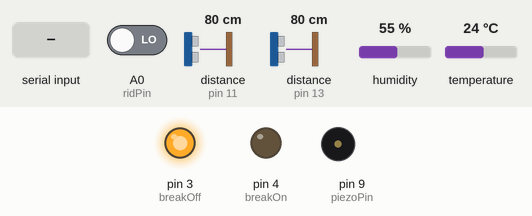
This sketch was run on a simulated Arduino Uno, built with avr-gcc and run on an emulated ATmega328P. Shown: output pins drawn as LEDs (lit = HIGH), buzzer (waves = sounding). Wiring (inferred from the names in the program): 2 × ultrasonic range finder: trigger pin 10, echo pin 11 / trigger pin 12, echo pin 13. The inputs (shaded band) are chosen by the test bench; at power-on: distance to the obstacle (sensors on pin 11, pin 13) 80 cm, A0 (ridPin) LOW, humidity 55 %, temperature 24 °C. The echo pulse lasts 58.3 µs per cm; pins used as bus, display or sensor lines are not drawn; what the sketch prints to the serial monitor is not drawn.

Above: at 1.2 s.
1.3 s: distance to the obstacle (sensor on pin 11) set to 2 cm
At 1.8 s:
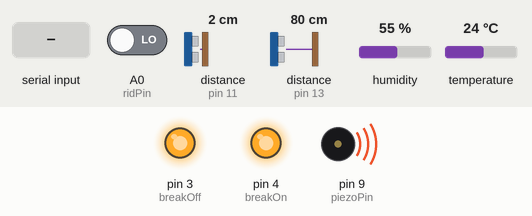
4.8 s: "breakOff" received over the second serial link
At 10.79 s:
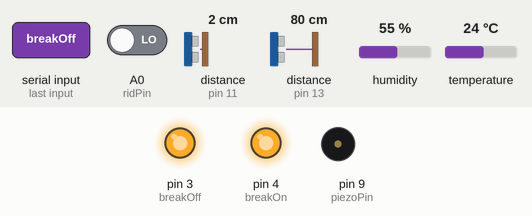
11.8 s: "breakOn" received over the second serial link
15.3 s: distance to the obstacle (sensor on pin 11) set to 48 cm
18.8 s: distance to the obstacle (sensor on pin 11) set to 55 cm
At 19.3 s:
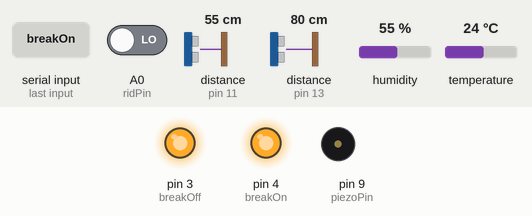
Timing chart, 0 to 21.3 s (numbered marks = the images above; inputs shaded):
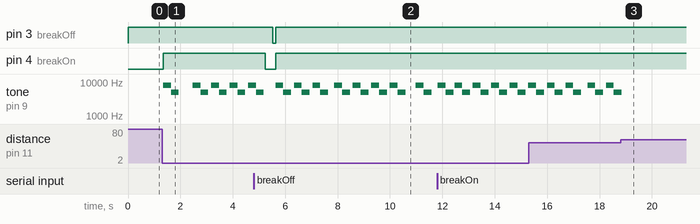

Measured:
- after the input at 1.3 s, pin 4 (breakOn): LOW → HIGH at once; tone on pin 9 (piezoPin): plays 7902 Hz for 0.30 s, 5000 Hz for 0.30 s, 7902 Hz for 0.30 s, 5000 Hz for 0.30 s, 7902 Hz for 0.30 s, 5000 Hz for 0.30 s … (9 notes in this stretch), starting at once
- after the input at 4.8 s, pin 3 (breakOff): HIGH → LOW after 0.73 s, → HIGH 0.10 s later; pin 4 (breakOn): HIGH → LOW after 0.43 s, → HIGH 0.40 s later
- after the input at 18.8 s, tone on pin 9 (piezoPin): goes on until 18.9 s, then stays silent

The sketch:

UMOCHA.ino
```cpp
#include <SoftwareSerial.h>
#define lTrigPin 10
#define lEchoPin 11
#define rTrigPin 12
#define rEchoPin 13
#define piezoPin 9
#define blueTx 6
#define blueRx 5
#define ridPin A0
#define radius 6.5
#define breakOn 4
#define breakOff 3
#include <DHT.h>
#define DHTTYPE DHT11
DHT dht(8,DHTTYPE);
String data = "";
float circle = (2 * radius * 3.14) / 100;
float umSpeed = 0;
float dTime = 0;
float sTime = 0;
float eTime = 0;
boolean temp = 0;
int count = 0;
int timerCH = 0;
int timerTE = 0;
int timerSP = 0;
int lrswitch = 0;


SoftwareSerial mySerial(blueTx, blueRx);  //시리얼 통신을 위한 객체선언

void setup()
{
  pinMode(lTrigPin, OUTPUT);
  pinMode(lEchoPin, INPUT);
  pinMode(rTrigPin, OUTPUT);
  pinMode(rEchoPin, INPUT);
  pinMode(piezoPin, OUTPUT);
  pinMode(ridPin, INPUT);
  pinMode(breakOn, OUTPUT);
  pinMode(breakOff, OUTPUT);
  Serial.begin (9600);
  mySerial.begin(9600); //블루투스 시리얼
  dht.begin();
}
void loop()
{
  digitalWrite(3, 1);
  getSpeed();
  choempa(lTrigPin,lEchoPin, "left");
  choempa(rTrigPin,rEchoPin, "right");
  if(timerTE > 1000) {
  getHumidity();
  timerTE = 0;
  }
  getData();
  timerCH += 100;
  timerTE += 100;
  timerSP += 100;
  delay(100);

}

void getSpeed() {

  boolean check = digitalRead(ridPin);
    if(check == 1 && temp == 0) {
      sTime = millis();
      temp = 1;
      Serial.println("시작");
    }

    else if(check == 0 && temp == 1 && count > 5) {
      eTime = millis();

      dTime = (eTime - sTime) / 1000;
      umSpeed = (circle / dTime) * 3.6 *1000;
      temp = 0;
      count = 0;
      if(umSpeed > 10) {
        startBreak();
      }
      Serial.println("종료");
      Serial.println(umSpeed);
      if(timerSP > 1000) {
        timerSP = 0;
        delay(1000);
        mySerial.print("speed");
        delay(60);
        mySerial.println(umSpeed);
        delay(60);
      }

    }

    if(check == 1) {
      count++;
    }

}

void getData() {
  while(mySerial.available()) {
    char c = mySerial.read();
    data += c;
    delay(5);
  }
 if(!data.equals("")){
  Serial.println(data);

   if(data.equals("breakOn")) {  //브레이크 잡기
      Serial.println("브레이크잡힘");
      startBreak();
   } else if(data.equals("breakOff")) { //브레이크 해제
    Serial.println("브레이크풀림");
      endBreak();
   }
 }
 data = "";
}

void choempa(int trig,int echo, String s){
  long duration, cm;
  digitalWrite(trig, HIGH);
  delayMicroseconds(10); //10의 -6승초
  digitalWrite(trig, LOW);

  duration = pulseIn(echo, HIGH); //장애물까지의 시간
  cm = microsecondsToCentimeters(duration);
  if(lrswitch == 0) {
    if(s.equals("right")) {
      if(timerCH > 500) {
      timerCH = 0;
      mySerial.print("left");
      delay(60);
      mySerial.println(cm);
      delay(60);
      lrswitch = 1;
      }
    }
  } else {
    if(s.equals("left")) {
      if(timerCH > 500) {
      timerCH = 0;
      mySerial.print("right");
      delay(60);
      mySerial.println(cm);
      delay(60);
      lrswitch = 0;
      }
    }
  }

  if(cm < 50) {
    startBreak();

  }

}

void getHumidity(){

  float humidity = dht.readHumidity();
  float temperature = dht.readTemperature();

  mySerial.print("humi");
  delay(60);
  mySerial.println(humidity);
  delay(60);
  mySerial.print("temper");
  delay(60);
  mySerial.println(temperature);
  delay(60);
}

void startBreak() {
  digitalWrite(breakOn, 1);
  piezo();
}

void endBreak() {
  digitalWrite(breakOn, 0);
  digitalWrite(breakOff, 1);
  delay(300);
  digitalWrite(breakOff, 0);
}

void piezo(){
  tone(piezoPin,7902,300);
  delay(300);
  tone(piezoPin,5000,300);
  delay(300);


}
long microsecondsToCentimeters(long microseconds)
{
  return microseconds / 29 / 2;
}
```
